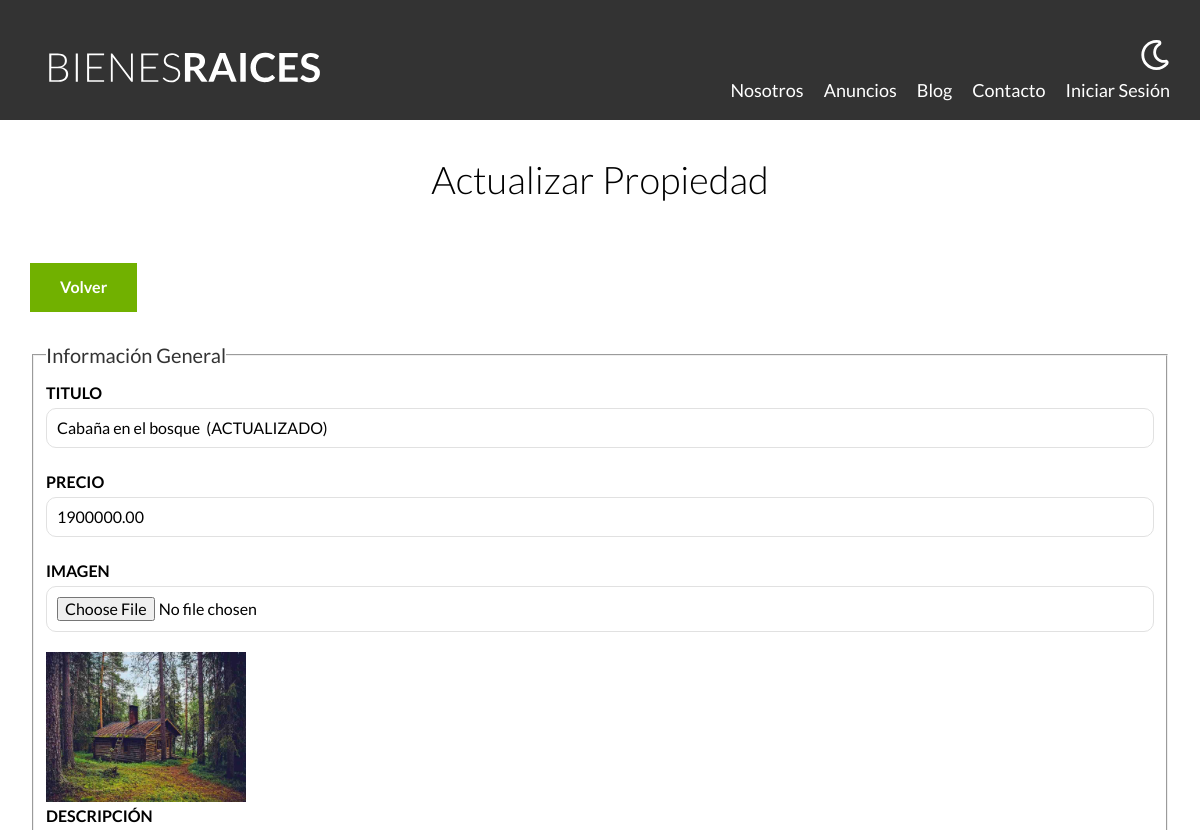
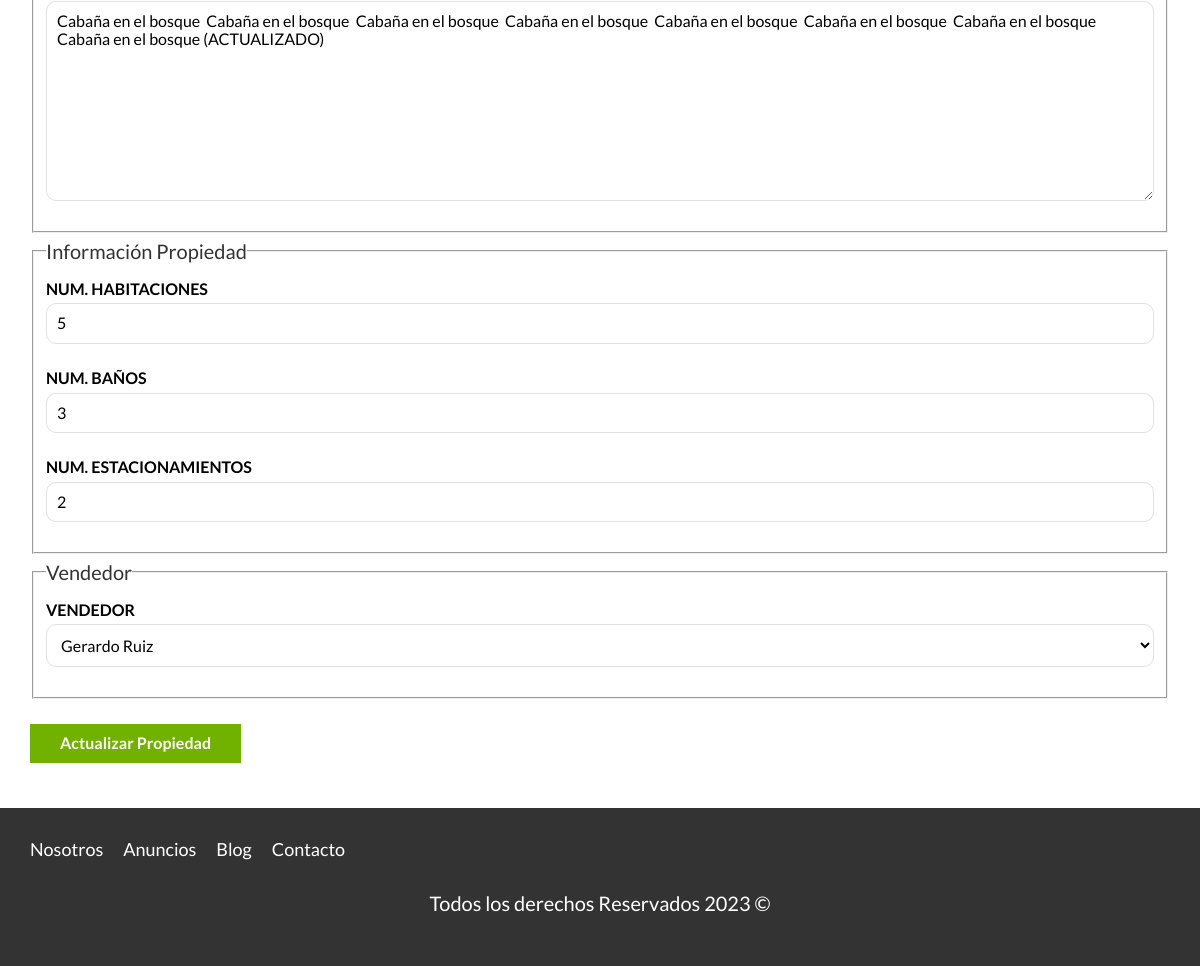
The app's page /admin/propiedades/actualizar.php?id=11 with its own data (2 pictures, top to bottom).
### tables this page shows
CREATE TABLE `propiedades` (
  `id` int NOT NULL AUTO_INCREMENT,
  `titulo` varchar(45) DEFAULT NULL,
  `precio` decimal(10,2) DEFAULT NULL,
  `imagen` varchar(200) DEFAULT NULL,
  `descripcion` longtext,
  `habitaciones` int DEFAULT NULL,
  `wc` int DEFAULT NULL,
  `estacionamiento` int DEFAULT NULL,
  `creado` date DEFAULT NULL,
  `vendedorId` int NOT NULL,
  PRIMARY KEY (`id`,`vendedorId`),
  KEY `fk_propiedades_vendedores_idx` (`vendedorId`),
  CONSTRAINT `fk_propiedades_vendedores` FOREIGN KEY (`vendedorId`) REFERENCES `vendedores` (`id`)
);

CREATE TABLE `vendedores` (
  `id` int NOT NULL AUTO_INCREMENT,
  `nombre` varchar(45) DEFAULT NULL,
  `apellido` varchar(45) DEFAULT NULL,
  `telefono` varchar(10) DEFAULT NULL,
  PRIMARY KEY (`id`)
);

### classes/ActiveRecord.php (called while the page is built, shortened)
<?php
class ActiveRecord{
    protected static $db;
    protected static $tabla = '';
    public static function setDB($database){
        self::$db = $database;
    }
    public static function all(){
        $query = "SELECT * FROM " . static::$tabla;
        $resultado = self::consultarSQL($query);
        return $resultado;
    }
    public static function find($id){
        $query = "SELECT * FROM " . static::$tabla . " WHERE id = $id";
        $resultado = self::consultarSQL($query);
        return array_shift( $resultado);
    }
    public static function consultarSQL($query){
            $resultado = self::$db->query($query);
        $array = [];
        while($registro = $resultado->fetch_assoc()){
            $array[] = static::crearObjeto($registro);
        }
        return $array;
    }
    protected static function crearObjeto($registro){
        $objeto = new static;
        foreach($registro as $key => $value){
            if(property_exists($objeto, $key)){
                $objeto->$key = $value;
            }
        }
        return $objeto;
    }
}
?>

### includes/funciones.php (called while the page is built, shortened)
<?php
function s($html):string{
    $s = htmlspecialchars($html);
    return $s;
}

### includes/templates/formulario_propiedades.php (the view, shortened to what this page needs)
<fieldset>
    <legend>Información General</legend>
    <label for="titulo">Titulo</label>
    <input type="text" id="titulo" name="propiedad[titulo]" placeholder="Título Propiedad" value="<?php echo s($propiedad->titulo); ?>">
    <label for="precio">Precio</label>
    <input type="number" id="precio" name="propiedad[precio]" placeholder="Precio Propiedad" value="<?php echo s($propiedad->precio); ?>">
    <label for="imagen">Imagen</label>
    <input type="file" id="imagen" accept="image/jpeg, image/png" name="propiedad[imagen]">
    <?php if($propiedad->imagen){ ?>
        <img src="/bienesraices-poo/imagenes/<?php echo $propiedad->imagen ?>" class="imagen-small" >
    <?php } ?>
    <label for="descripcion">Descripción</label>
    <textarea  id="descripcion" name="propiedad[descripcion]" ><?php echo s($propiedad->descripcion); ?></textarea>
</fieldset>
<fieldset>
    <legend>Información Propiedad</legend>
    <label for="habitaciones">Num. Habitaciones</label>
    <input type="number" id="habitaciones" name="propiedad[habitaciones]" placeholder="Ej. 3" min="1" max"9" value="<?php echo s($propiedad->habitaciones); ?>">
    <label for="wc">Num. Baños</label>
    <input type="number" id="wc" name="propiedad[wc]" placeholder="Ej. 3" min="1" max"9" value="<?php echo s($propiedad->wc); ?>">
    <label for="estacionamiento">Num. Estacionamientos</label>
    <input type="number" id="estacionamiento" name="propiedad[estacionamiento]" placeholder="Ej. 3" min="1" max"9" value="<?php echo s($propiedad->estacionamiento); ?>">
</fieldset>
<fieldset>
    <legend>Vendedor</legend>
    <label for="vendedor">Vendedor</label>
    <select name="propiedad[vendedorId]" id="vendedor">
        <?php foreach($vendedores as $vendedor) { ?>
            <option
            <?php echo $propiedad->vendedorId === $vendedor->id ? 'selected' : '' ?>
            value="<?php echo s($vendedor->id); ?>"> <?php echo s($vendedor->nombre) . " " . s($vendedor->apellido); ?>
            </option>
        <?php } ?>
    </select>
</fieldset>

### build/css/app.css (style rules this page uses)
html { line-height:1.15;-webkit-text-size-adjust:100% }
body { margin:0 }
img { border-style:none }
button,input,optgroup,select,textarea { font-family:inherit;font-size:100%;line-height:1.15;margin:0 }
button,input { overflow:visible }
button,select { text-transform:none }
fieldset { padding:.35em .75em .625em }
legend { box-sizing:border-box;color:inherit;display:table;max-width:100%;padding:0;white-space:normal }
textarea { overflow:auto }
html { font-size:62.5%;box-sizing:border-box }
*,:after,:before { box-sizing:inherit }
body { font-family:Lato,sans-serif;font-size:1.6rem;line-height:1.8 }
img,picture { width:100%;display:block }
.formulario legend { font-size:2rem;color:#333 }
.formulario label { font-weight:700;text-transform:uppercase;display:block }
.formulario input:not([type=submit]),.formulario select,.formulario textarea { padding:1rem;display:block;width:100%;background-color:#fff;border:1px solid #e1e1e1;border-radius:1rem;margin-bottom:2rem }
.formulario textarea { height:20rem }
.imagen-small { width:20rem }

### records on screen
propiedades: titulo "Cabaña en el bosque (ACTUALIZADO)", precio "1900000.00", imagen (picture), descripcion "Cabaña en el bosque Cabaña en el bosque Cabaña en el bosque Cabaña en el bosque Cabaña en el bosque Cabaña en el bosque Cabaña en el bosque Cabaña en el bosque (ACTUALIZADO)", habitaciones "5", wc "3", estacionamiento "2", vendedorId.nombre "Gerardo Ruiz"
